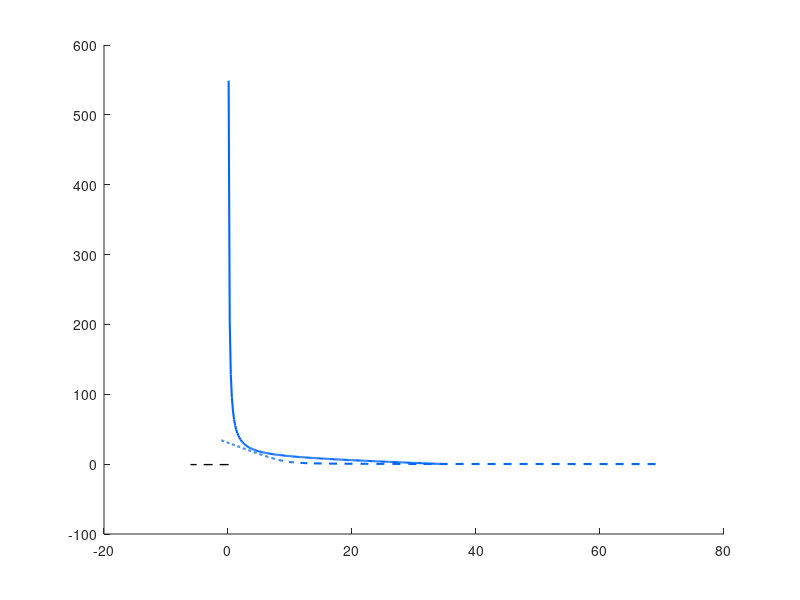

The MATLAB script that drew this image: (Note: this script raises an error after producing the figure.)
%% Phase-plane analysis
%% define paths
Homedir = '~';
% Homedir = 'C:\Users\Bo';
addpath(fullfile(Homedir,'Documents','LDDM','CoreFunctions'));
addpath(fullfile(Homedir,'Documents','LDDM','utils'));
addpath(fullfile(Homedir,'Documents','LDDM','Froemke','SST_STDP'));
% cd('G:\My Drive\LDDM\Froemke\SST_STDP');
cd('/Volumes/GoogleDrive/My Drive/LDDM/Froemke/SST_STDP');
plotdir = fullfile('./Graphics');
if ~exist(plotdir,'dir')
    mkdir(plotdir);
end
Simdir = './SimRslts';
if ~exist(Simdir,'dir')
    mkdir(Simdir);
end

% parameters
fontsize = 14;
mksz = 18;
lwd = 1.5;
aspect1 = [3.9,2.2]; % 16:9, for wide temporal dynamic
aspect2 = [3 3]; % for temporal dynamic
aspect3 = [2.8 2.54];

%% nullclines for R1 and R2 under unequal inputs
rng('default'); rng(2);
c = .8; % .872;
a0 = 10;
b0 = .7;%.7;
w0 = 1;
v0 = 1;
% - time couse R1 & R2
dt = .001;Tau = [.1,.1,.1];
sgm = .1; dur = 2;
predur = 0; presentt = dt; triggert = presentt; thresh = Inf;
initialvals = [4,4;8,8;0,0]/15; stimdur = dur; stoprule = 0;
% - Nullclines R1*-R2* space
h = figure; hold on;
filename = 'PhasePlane_Represent';
boost = [1,2];
mycl = jet(length(boost)*10);
for level = 1:2
    V = 30*[1+c, 1-c]; %*boost(level);
    a = a0; %*boost(level);
    b = b0;
    w = w0;%*boost(level);
    v = v0;%*boost(level);
    iSTDP = boost(level);
    R2 = linspace(.1,35,200);
    R1 = (V(2)./R2 - iSTDP*(w - b)*R2 - (1-a))/v/iSTDP; % dR2/dt = 0
    lgd2(level) = plot(R1,R2,'--', 'Color',mycl(5+(level-1)*10,:),'LineWidth',lwd); % dR2/dt = 0
    plot([V(1)/(1-a), V(1)/(1-a)],[min(R2), V(2)/(1-a)],'--k','LineWidth',1);
    Line1 = [R1' R2'];
    R1 = linspace(.1,35,200);
    R2 = (V(1)./R1 - iSTDP*(w - b)*R1 - (1-a))/v/iSTDP; % dR1/dt = 0
    lgd1(level) = plot(R1,R2,'-', 'Color',mycl(5+(level-1)*10,:),'LineWidth',lwd); % dR1/dt = 0
    plot([min(R1), V(1)/(1-a)],[V(2)/(1-a), V(2)/(1-a)],'--k','LineWidth',1);
    Line2 = [R1' R2'];
    if 1
        [choice, rt, R, G, I] = LDDM_STDP(V, V, iSTDP, [w,v;v,w], a*eye(2), b*eye(2),...
            sgm, Tau, predur, dur, dt, presentt, triggert, thresh, initialvals, stimdur, stoprule);
    
%         [R, G, I, ~, ~] = LcDsInhbt(V, [w,v;v,w], a*eye(2), b*eye(2),...
%             sgm, Tau, dur, dt, presentt, triggert, thresh, initialvals, stimdur, stoprule);
        ldgtrc(level) = plot(R(round(presentt/dt):end,1), R(round(presentt/dt):end,2),'-','Color',mycl(5+(level-1)*10,:),'LineWidth',lwd/2); % '#ef476f'
%         [R, G, I, ~, ~] = LcDsInhbt(V, [w,v;v,w], a*eye(2), b*eye(2),...
%             sgm, Tau, dur, dt, presentt, triggert, thresh, initialvals, stimdur, stoprule);
%         ldgtrc(2) = plot(R(round(presentt/dt):end,1), R(round(presentt/dt):end,2),'-','Color','#118ab2','LineWidth',lwd/2);
    end
    if 1 %b == 0 || V(1) ~= V(2)
        plot([0.1,1000],[0.1,1000],'--k');
    end
    syms R1 R2
    eqns = [(V(1)/R1 - iSTDP*(w - b)*R1 - (1-a))/v/iSTDP == R2, ... % dR1/dt = 0
        (V(2)/R2 - iSTDP*(w - b)*R2 - (1-a))/v/iSTDP == R1];% dR2/dt = 0
    vars = [R1 R2];
    [AnswR1,AnswR2] = solve(eqns, vars);
    AnswI1 = b*AnswR1;
    AnswI2 = b*AnswR2;
    AnswG1 = w*AnswR1 + v*AnswR2 - AnswI1;
    AnswG2 = v*AnswR1 + w*AnswR2 - AnswI2;
    PositiveRealAnsw = double(AnswR1) >0 & double(imag(AnswR1)) == 0;
    Npoints = sum(PositiveRealAnsw);
    lgdvec = [];
    for i = [find(PositiveRealAnsw)]'
        R1star = double(AnswR1(i));
        R2star = double(AnswR2(i));
        G1star = double(AnswG1(i));
        G2star = double(AnswG2(i));
        JMat = [-1 + a/(1+iSTDP*G1star), -iSTDP*(V(1)+a*R1star)/(1+iSTDP*G1star)^2, 0, 0, 0, 0
            w, -1, -1, v, 0, 0
            b, 0, -1, 0, 0, 0
            0, 0, 0, -1+a/(1+iSTDP*G2star),   -iSTDP*(V(2)+a*R2star)/(1+iSTDP*G2star)^2, 0
            v, 0, 0, w, -1, -1
            0, 0, 0, b, 0, -1];
        A = eig(JMat);
        Stability(i) = all(real(A) < 0); % attractive 1, diversive 0
        if Stability(i)
            lgdvec(end+1)=plot(R1star, R2star, '.', 'Color','#06d6a0', 'MarkerSize',mksz);
            plot(R1star, R2star, 'o', 'Color','k', 'MarkerSize',mksz/3);
        else
            lgdvec(end+1)=plot(R1star, R2star, '.', 'Color', '#ffd166', 'MarkerSize',mksz);
            plot(R1star, R2star, 'o', 'Color','k', 'MarkerSize',mksz/3);
        end
    end
end
set(gca, 'XScale','log');
set(gca, 'YScale','log');
xlim([.1,10^2]);ylim([.1,10^2]);
xticks([1,10,100]);yticks([1,10,100]);
xlabel('R_1 activity (a.u.)');
ylabel('R_2 activity (a.u.)');
lgd = legend([lgd1(1),lgd2(1),ldgtrc(1), lgd1(2),lgd2(2),ldgtrc(2)],{'','','','dR_1/dt = 0','dR_2/dt = 0','trace'},...
    'NumColumns',2,'FontName','Times New Roman', ...
    'FontAngle','Italic','FontSize',fontsize-8, 'Location','northeastoutside','Box','off');
title(lgd, "Baseline                      iSTDP                 .");
savefigs(h, filename, plotdir, fontsize, aspect3 + [1.9,0]);
